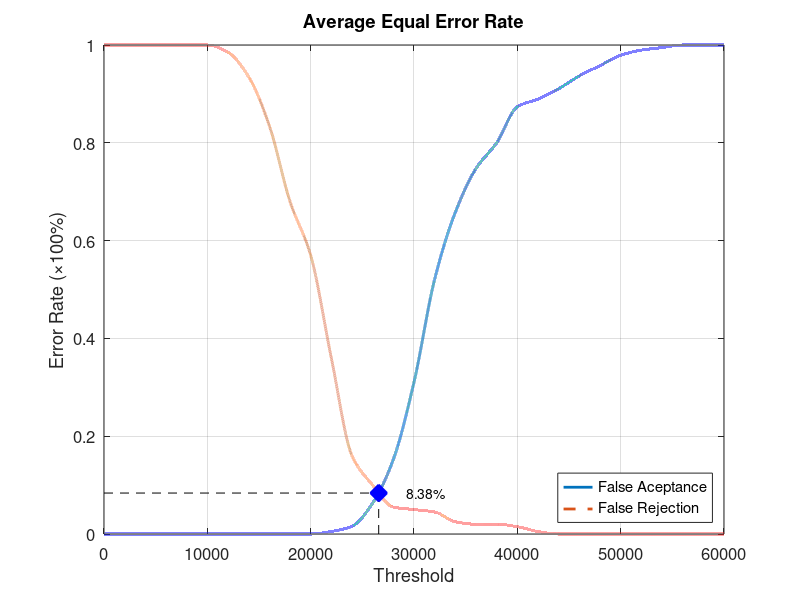
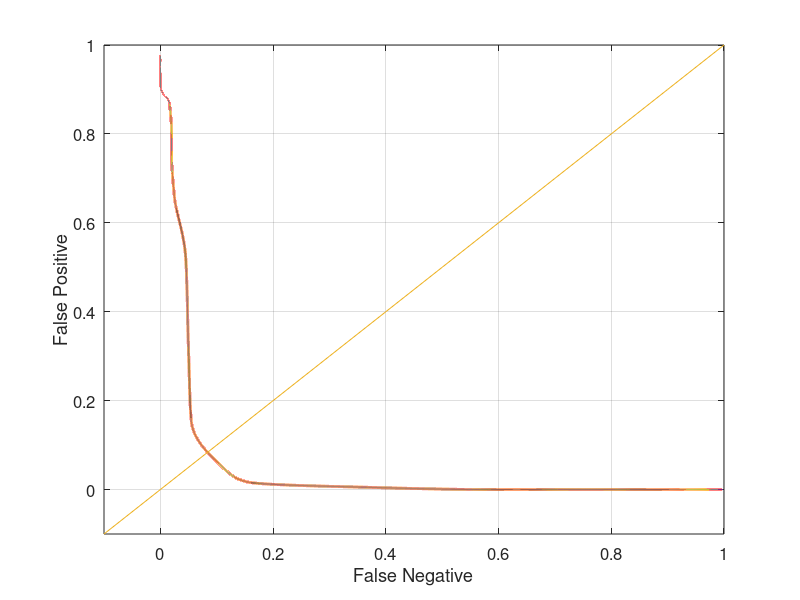

Reproduce these figures in MATLAB, in order.
function yEER = Database3_4
close all;
clear;
clc;
x = 0:2000:60000;
xq = 0:0.5:60000;

y0 = [0 0 0 0 0 0 0 0 0 0 0 0.00526316 0.0157895 0.0631579 0.152632 0.310526 0.521053 0.657895 0.747368 0.8 0.873684 0.889474 0.910526 0.936842 0.957895 0.978947 0.989474 0.994737 1 1 1];
yy0 = interp1(x, y0, xq, 'pchip');
y1 = [1 1 1 1 1 1 0.985 0.935 0.835 0.68 0.57 0.36 0.16 0.1 0.055 0.05 0.045 0.025 0.02 0.02 0.015 0.005 0 0 0 0 0 0 0 0 0];
yy1 = interp1(x, y1, xq, 'pchip');

% Calculating EER: 
y2 = abs(y0 - y1);
find(y2 == min(y2))
yy2 = abs(yy0 - yy1);
xEER = find(yy2 == min(yy2));
xEERIndex = xq(xEER) % X-axis EER
yEER = yy0(xEER) % Y-axis EER

main = figure
plot(xq, yy0,'-','LineWidth', 2);	hold on
plot(xq, yy1,'--','LineWidth', 2);	hold on
plot([xEERIndex xEERIndex], [0 yEER], 'k--');	hold on
plot([0 xEERIndex], [yEER yEER], 'k--');	hold on
plot(xEERIndex, yEER, 'bx', 'LineWidth', 10);	hold on
text(xEERIndex + 10 * xEERIndex / 100, yEER, [num2str(round((10000 * yEER)) / 100) '%'])
legend('False Aceptance', 'False Rejection', 'Location', 'SouthEast')
xlabel('Threshold')
ylabel('Error Rate (\times100%)')
title('Average Equal Error Rate')
set(gca, 'FontSize', 12)
axis([0 60000 0 1])
grid on

print(main, 'Database3_4Main', '-dpng');
FNRxFPR = figure('Color', [1 1 1]);
plot(yy1, yy0, '-', yy1, yy0, 'LineWidth', 2);
hold on
y = -0.1:0.1:1
plot(y, y); 
set(gca, 'FontSize', 12)
xlabel('False Negative')
ylabel('False Positive')
axis([-0.1 1 -0.1 1])
set(gca, 'FontSize', 12)
grid on

print(FNRxFPR, 'Database3_4FNRxFPR','-dpng');
end
